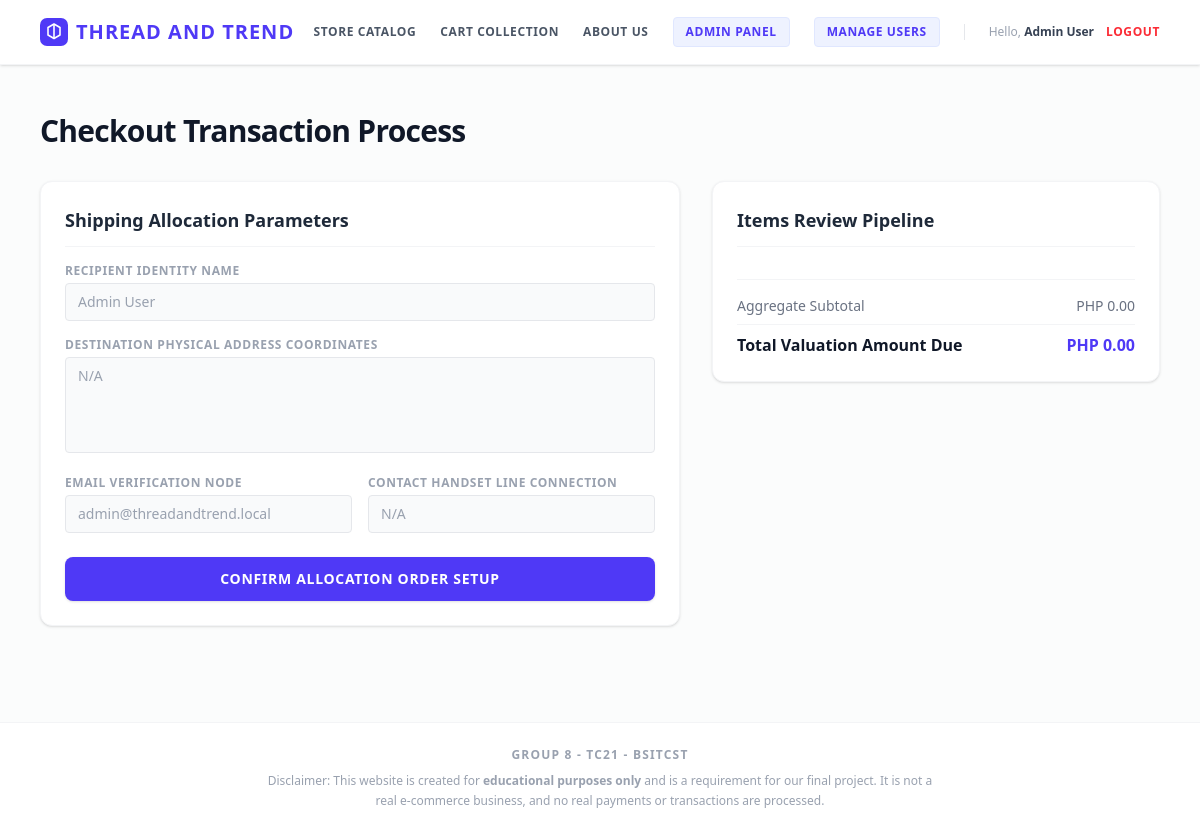
The app's page /checkout.php (signed in) with its own data.
### tables this page shows
CREATE TABLE `users` (
  `id` int(11) NOT NULL,
  `name` varchar(150) NOT NULL,
  `email` varchar(150) NOT NULL,
  `password` varchar(255) NOT NULL,
  `address` text NOT NULL,
  `contact` varchar(50) NOT NULL,
  `role` enum('customer','admin') DEFAULT 'customer',
  `created_at` timestamp NOT NULL DEFAULT current_timestamp()
);

### checkout.php (the view, shortened to what this page needs)
<?php
include 'header.php';
$user_id = $_SESSION['user_id'];
$user_query = mysqli_query($conn, "SELECT * FROM users WHERE id = '$user_id'");
$user = mysqli_fetch_assoc($user_query);
$subtotal = 0;
?>
<div class="max-w-6xl mx-auto py-4">
    <h2 class="text-3xl font-extrabold text-gray-900 tracking-tight mb-8">Checkout Transaction Process</h2>
    <div class="grid grid-cols-1 lg:grid-cols-12 gap-8 items-start">
        <form method="POST" class="lg:col-span-7 bg-white border border-gray-100 rounded-xl p-6 shadow-sm space-y-6">
            <div>
                <h3 class="text-lg font-bold text-gray-800 border-b border-gray-100 pb-3 mb-4">Shipping Allocation Parameters</h3>
                <div class="grid grid-cols-1 gap-4">
                    <div>
                        <label class="block text-xs font-bold text-gray-400 uppercase tracking-wider mb-1">Recipient Identity Name</label>
                        <input type="text" value="<?= htmlspecialchars($user['name']) ?>" disabled class="w-full bg-gray-50 border border-gray-200 rounded px-3 py-2 text-sm text-gray-400 cursor-not-allowed font-medium">
                    </div>
                    <div>
                        <label class="block text-xs font-bold text-gray-400 uppercase tracking-wider mb-1">Destination Physical Address Coordinates</label>
                        <textarea disabled class="w-full h-24 bg-gray-50 border border-gray-200 rounded px-3 py-2 text-sm text-gray-400 cursor-not-allowed resize-none font-medium"><?= htmlspecialchars($user['address']) ?></textarea>
                    </div>
                    <div class="grid grid-cols-1 sm:grid-cols-2 gap-4">
                        <div>
                            <label class="block text-xs font-bold text-gray-400 uppercase tracking-wider mb-1">Email Verification Node</label>
                            <input type="text" value="<?= htmlspecialchars($user['email']) ?>" disabled class="w-full bg-gray-50 border border-gray-200 rounded px-3 py-2 text-sm text-gray-400 cursor-not-allowed font-medium">
                        </div>
                        <div>
                            <label class="block text-xs font-bold text-gray-400 uppercase tracking-wider mb-1">Contact Handset Line Connection</label>
                            <input type="text" value="<?= htmlspecialchars($user['contact']) ?>" disabled class="w-full bg-gray-50 border border-gray-200 rounded px-3 py-2 text-sm text-gray-400 cursor-not-allowed font-medium">
                        </div>
                    </div>
                </div>
            </div>
            <button type="submit" name="place_order" class="w-full bg-indigo-600 hover:bg-indigo-700 text-white font-bold text-sm uppercase py-3 rounded-lg shadow transition tracking-wider">
                Confirm Allocation Order Setup
            </button>
        </form>
        <div class="lg:col-span-5 bg-white border border-gray-100 rounded-xl p-6 shadow-sm">
            <h3 class="text-lg font-bold text-gray-800 border-b border-gray-100 pb-3 mb-4">Items Review Pipeline</h3>
            <div class="border-t border-gray-100 pt-4 mt-4 space-y-2">
                <div class="flex justify-between text-sm text-gray-500">
                    <span>Aggregate Subtotal</span>
                    <span>PHP <?= number_format($subtotal, 2) ?></span>
                </div>
                <div class="flex justify-between text-base font-extrabold text-gray-900 pt-2 border-t border-gray-100">
                    <span>Total Valuation Amount Due</span>
                    <span class="text-indigo-600">PHP <?= number_format($subtotal, 2) ?></span>
                </div>
            </div>
        </div>
    </div>
</div>
<?php include 'footer.php'; ?>

### records on screen
users: name "Admin User", address "N/A", email "admin@threadandtrend.local", contact "N/A"

### other values on screen
$_SESSION['name'] "Admin User"
$subtotal "0.00"
